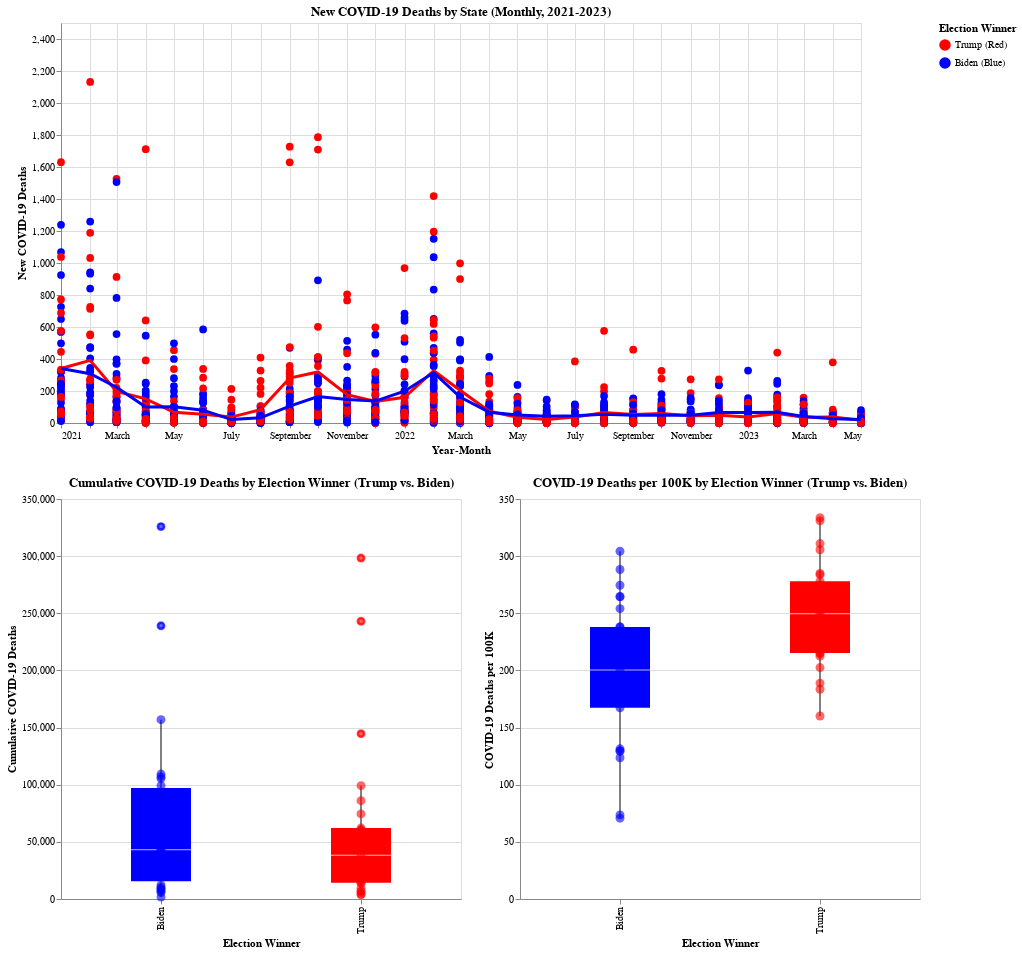

The code cell stored with this chart in its notebook:
### Code cell
combined_chart = layered_chart & (final_chart1 | final_chart2)
combined_chart

### Figure 1 — Vega-Lite specification as saved in the notebook (floating-point values rounded to 4 significant figures; data arrays with more than 128 entries replaced by an {"elided": "..."} marker saying what was removed)
{"config": {"view": {"continuousWidth": 300, "continuousHeight": 300}}, "vconcat": [{"layer": [{"data": {"name": "data-27bf585c81587229d0973cb6c6f2144d"}, "mark": {"type": "circle", "size": 60}, "encoding": {"color": {"field": "trump_win", "legend": {"labelExpr": "datum.label == '1' ? 'Trump (Red)' : 'Biden (Blue)'", "title": "Election Winner"}, "scale": {"domain": [1, 0], "range": ["red", "blue"]}, "title": "Election Winner", "type": "nominal"}, "opacity": {"condition": {"param": "param_1", "value": 1}, "value": 0.2}, "tooltip": [{"field": "state", "type": "nominal"}, {"field": "year_month", "type": "temporal"}, {"field": "new_deaths", "type": "quantitative"}, {"field": "trump_pct", "type": "quantitative"}, {"field": "biden_pct", "type": "quantitative"}], "x": {"field": "year_month", "title": "Year-Month", "type": "temporal"}, "y": {"field": "new_deaths", "scale": {"domain": [0, 2500]}, "title": "New COVID-19 Deaths", "type": "quantitative"}}, "name": "view_1"}, {"data": {"name": "data-80c0977de2032f09f8a0474bcc8678dd"}, "mark": {"type": "line", "color": "red", "size": 3}, "encoding": {"opacity": {"condition": {"param": "param_1", "value": 1}, "value": 0.2}, "x": {"field": "year_month", "title": "Year-Month", "type": "temporal"}, "y": {"aggregate": "mean", "field": "new_deaths", "scale": {"domain": [0, 2500]}, "title": "New COVID-19 Deaths", "type": "quantitative"}}}, {"data": {"name": "data-afa1c7911deb9002f5f3a107f029b60f"}, "mark": {"type": "line", "color": "blue", "size": 3}, "encoding": {"opacity": {"condition": {"param": "param_1", "value": 1}, "value": 0.2}, "x": {"field": "year_month", "title": "Year-Month", "type": "temporal"}, "y": {"aggregate": "mean", "field": "new_deaths", "scale": {"domain": [0, 2500]}, "title": "New COVID-19 Deaths", "type": "quantitative"}}}], "height": 400, "title": "New COVID-19 Deaths by State (Monthly, 2021-2023)", "width": 800}, {"hconcat": [{"layer": [{"mark": {"type": "boxplot", "size": 60}, "encoding": {"color": {"field": "trump_win", "legend": {"labelExpr": "datum.label == '1' ? 'Trump (Red)' : 'Biden (Blue)'", "title": "Election Winner"}, "scale": {"domain": [1, 0], "range": ["red", "blue"]}, "title": "Election Winner", "type": "nominal"}, "x": {"axis": {"labelExpr": "datum.value == 1 ? 'Trump' : 'Biden'", "labels": true}, "field": "trump_win", "title": "Election Winner", "type": "nominal"}, "y": {"field": "cumulative_deaths", "title": "Cumulative COVID-19 Deaths", "type": "quantitative"}}}, {"mark": {"type": "circle", "opacity": 0.6, "size": 80}, "encoding": {"color": {"field": "trump_win", "scale": {"domain": [1, 0], "range": ["red", "blue"]}, "type": "nominal"}, "tooltip": [{"field": "state", "type": "nominal"}, {"field": "cumulative_deaths", "type": "quantitative"}], "x": {"field": "trump_win", "type": "nominal"}, "y": {"field": "cumulative_deaths", "type": "quantitative"}}}], "data": {"name": "data-41b51d6ccad8bd7249515710797090b2"}, "height": 400, "title": "Cumulative COVID-19 Deaths by Election Winner (Trump vs. Biden)", "width": 400}, {"layer": [{"mark": {"type": "boxplot", "size": 60}, "encoding": {"color": {"field": "trump_win", "legend": {"labelExpr": "datum.label == '1' ? 'Trump (Red)' : 'Biden (Blue)'", "title": "Election Winner"}, "scale": {"domain": [1, 0], "range": ["red", "blue"]}, "title": "Election Winner", "type": "nominal"}, "x": {"axis": {"labelExpr": "datum.value == 1 ? 'Trump' : 'Biden'", "labels": true}, "field": "trump_win", "title": "Election Winner", "type": "nominal"}, "y": {"field": "deaths_per_100K", "title": "COVID-19 Deaths per 100K", "type": "quantitative"}}}, {"mark": {"type": "circle", "opacity": 0.6, "size": 80}, "encoding": {"color": {"field": "trump_win", "scale": {"domain": [1, 0], "range": ["red", "blue"]}, "type": "nominal"}, "tooltip": [{"field": "state", "type": "nominal"}, {"field": "deaths_per_100K", "type": "quantitative"}], "x": {"field": "trump_win", "type": "nominal"}, "y": {"field": "deaths_per_100K", "type": "quantitative"}}}], "data": {"name": "data-64bbb795c5393313d317be6904de7af6"}, "height": 400, "title": "COVID-19 Deaths per 100K by Election Winner (Trump vs. Biden)", "width": 400}]}], "params": [{"name": "param_1", "select": {"type": "point", "fields": ["trump_win"]}, "bind": "legend", "views": ["view_1"]}], "$schema": "https://vega.github.io/schema/vega-lite/v5.20.1.json", "datasets": {"data-27bf585c81587229d0973cb6c6f2144d": {"elided": "1450 records"}, "data-80c0977de2032f09f8a0474bcc8678dd": {"elided": "725 records"}, "data-afa1c7911deb9002f5f3a107f029b60f": {"elided": "725 records"}, "data-41b51d6ccad8bd7249515710797090b2": [{"state": "AK", "cumulative_deaths": 3726, "trump_win": 1, "biden_win": 0}, {"state": "AL", "cumulative_deaths": 60318, "trump_win": 1, "biden_win": 0}, {"state": "AR", "cumulative_deaths": 31530, "trump_win": 1, "biden_win": 0}, {"state": "AZ", "cumulative_deaths": 90639, "trump_win": 0, "biden_win": 1}, {"state": "CA", "cumulative_deaths": 325848, "trump_win": 0, "biden_win": 1}, {"state": "CO", "cumulative_deaths": 42786, "trump_win": 0, "biden_win": 1}, {"state": "CT", "cumulative_deaths": 37692, "trump_win": 0, "biden_win": 1}, {"state": "DC", "cumulative_deaths": 6693, "trump_win": 0, "biden_win": 1}, {"state": "DE", "cumulative_deaths": 10338, "trump_win": 0, "biden_win": 1}, {"state": "FL", "cumulative_deaths": 243018, "trump_win": 1, "biden_win": 0}, {"state": "GA", "cumulative_deaths": 99231, "trump_win": 0, "biden_win": 1}, {"state": "HI", "cumulative_deaths": 5673, "trump_win": 0, "biden_win": 1}, {"state": "IA", "cumulative_deaths": 22497, "trump_win": 1, "biden_win": 0}, {"state": "ID", "cumulative_deaths": 14298, "trump_win": 1, "biden_win": 0}, {"state": "IL", "cumulative_deaths": 109311, "trump_win": 0, "biden_win": 1}, {"state": "IN", "cumulative_deaths": 74484, "trump_win": 1, "biden_win": 0}, {"state": "KS", "cumulative_deaths": 24180, "trump_win": 1, "biden_win": 0}, {"state": "KY", "cumulative_deaths": 51228, "trump_win": 1, "biden_win": 0}, {"state": "LA", "cumulative_deaths": 48459, "trump_win": 1, "biden_win": 0}, {"state": "MA", "cumulative_deaths": 63792, "trump_win": 0, "biden_win": 1}, {"state": "MD", "cumulative_deaths": 53775, "trump_win": 0, "biden_win": 1}, {"state": "ME", "cumulative_deaths": 8211, "trump_win": 0, "biden_win": 1}, {"state": "MI", "cumulative_deaths": 105369, "trump_win": 0, "biden_win": 1}, {"state": "MN", "cumulative_deaths": 38262, "trump_win": 0, "biden_win": 1}, {"state": "MO", "cumulative_deaths": 62085, "trump_win": 1, "biden_win": 0}, {"state": "MS", "cumulative_deaths": 38313, "trump_win": 1, "biden_win": 0}, {"state": "MT", "cumulative_deaths": 9315, "trump_win": 1, "biden_win": 0}, {"state": "NC", "cumulative_deaths": 99159, "trump_win": 1, "biden_win": 0}, {"state": "ND", "cumulative_deaths": 6732, "trump_win": 1, "biden_win": 0}, {"state": "NE", "cumulative_deaths": 13671, "trump_win": 1, "biden_win": 0}, {"state": "NH", "cumulative_deaths": 8988, "trump_win": 0, "biden_win": 1}, {"state": "NJ", "cumulative_deaths": 107073, "trump_win": 0, "biden_win": 1}, {"state": "NM", "cumulative_deaths": 25005, "trump_win": 0, "biden_win": 1}, {"state": "NV", "cumulative_deaths": 35832, "trump_win": 0, "biden_win": 1}, {"state": "NY", "cumulative_deaths": 239049, "trump_win": 0, "biden_win": 1}, {"state": "OH", "cumulative_deaths": 144678, "trump_win": 1, "biden_win": 0}, {"state": "OK", "cumulative_deaths": 49473, "trump_win": 1, "biden_win": 0}, {"state": "OR", "cumulative_deaths": 25431, "trump_win": 0, "biden_win": 1}, {"state": "PA", "cumulative_deaths": 156900, "trump_win": 0, "biden_win": 1}, {"state": "RI", "cumulative_deaths": 12249, "trump_win": 0, "biden_win": 1}, {"state": "SC", "cumulative_deaths": 60297, "trump_win": 1, "biden_win": 0}, {"state": "SD", "cumulative_deaths": 6324, "trump_win": 1, "biden_win": 0}, {"state": "TN", "cumulative_deaths": 86043, "trump_win": 1, "biden_win": 0}, {"state": "TX", "cumulative_deaths": 298323, "trump_win": 1, "biden_win": 0}, {"state": "UT", "cumulative_deaths": 16056, "trump_win": 1, "biden_win": 0}, {"state": "VA", "cumulative_deaths": 60942, "trump_win": 0, "biden_win": 1}, {"state": "VT", "cumulative_deaths": 1647, "trump_win": 0, "biden_win": 1}, {"state": "WA", "cumulative_deaths": 43377, "trump_win": 0, "biden_win": 1}, {"state": "WI", "cumulative_deaths": 46710, "trump_win": 0, "biden_win": 1}, {"state": "WV", "cumulative_deaths": 20862, "trump_win": 1, "biden_win": 0}, {"state": "WY", "cumulative_deaths": 4305, "trump_win": 1, "biden_win": 0}], "data-64bbb795c5393313d317be6904de7af6": [{"state": "AK", "deaths_per_100K": 183.5, "trump_win": 1, "biden_win": 0}, {"state": "AL", "deaths_per_100K": 311.0, "trump_win": 1, "biden_win": 0}, {"state": "AR", "deaths_per_100K": 272.3, "trump_win": 1, "biden_win": 0}, {"state": "AZ", "deaths_per_100K": 274.5, "trump_win": 0, "biden_win": 1}, {"state": "CA", "deaths_per_100K": 206.4, "trump_win": 0, "biden_win": 1}, {"state": "CO", "deaths_per_100K": 188.6, "trump_win": 0, "biden_win": 1}, {"state": "CT", "deaths_per_100K": 209.8, "trump_win": 0, "biden_win": 1}, {"state": "DE", "deaths_per_100K": 200.3, "trump_win": 0, "biden_win": 1}, {"state": "FL", "deaths_per_100K": 202.5, "trump_win": 1, "biden_win": 0}, {"state": "GA", "deaths_per_100K": 264.7, "trump_win": 0, "biden_win": 1}, {"state": "HI", "deaths_per_100K": 73.6, "trump_win": 0, "biden_win": 1}, {"state": "IA", "deaths_per_100K": 214.6, "trump_win": 1, "biden_win": 0}, {"state": "ID", "deaths_per_100K": 212.5, "trump_win": 1, "biden_win": 0}, {"state": "IL", "deaths_per_100K": 218.1, "trump_win": 0, "biden_win": 1}, {"state": "IN", "deaths_per_100K": 264.9, "trump_win": 1, "biden_win": 0}, {"state": "KS", "deaths_per_100K": 249.7, "trump_win": 1, "biden_win": 0}, {"state": "KY", "deaths_per_100K": 283.8, "trump_win": 1, "biden_win": 0}, {"state": "LA", "deaths_per_100K": 278.0, "trump_win": 1, "biden_win": 0}, {"state": "MA", "deaths_per_100K": 188.8, "trump_win": 0, "biden_win": 1}, {"state": "MD", "deaths_per_100K": 192.3, "trump_win": 0, "biden_win": 1}, {"state": "ME", "deaths_per_100K": 123.6, "trump_win": 0, "biden_win": 1}, {"state": "MI", "deaths_per_100K": 238.1, "trump_win": 0, "biden_win": 1}, {"state": "MN", "deaths_per_100K": 167.3, "trump_win": 0, "biden_win": 1}, {"state": "MO", "deaths_per_100K": 241.4, "trump_win": 1, "biden_win": 0}, {"state": "MS", "deaths_per_100K": 333.6, "trump_win": 1, "biden_win": 0}, {"state": "MT", "deaths_per_100K": 217.9, "trump_win": 1, "biden_win": 0}, {"state": "NC", "deaths_per_100K": 215.3, "trump_win": 1, "biden_win": 0}, {"state": "ND", "deaths_per_100K": 227.0, "trump_win": 1, "biden_win": 0}, {"state": "NE", "deaths_per_100K": 188.9, "trump_win": 1, "biden_win": 0}, {"state": "NH", "deaths_per_100K": 131.4, "trump_win": 0, "biden_win": 1}, {"state": "NJ", "deaths_per_100K": 254.1, "trump_win": 0, "biden_win": 1}, {"state": "NM", "deaths_per_100K": 304.3, "trump_win": 0, "biden_win": 1}, {"state": "NV", "deaths_per_100K": 288.3, "trump_win": 0, "biden_win": 1}, {"state": "NY", "deaths_per_100K": 264.4, "trump_win": 0, "biden_win": 1}, {"state": "OH", "deaths_per_100K": 270.2, "trump_win": 1, "biden_win": 0}, {"state": "OK", "deaths_per_100K": 331.0, "trump_win": 1, "biden_win": 0}, {"state": "OR", "deaths_per_100K": 129.3, "trump_win": 0, "biden_win": 1}, {"state": "PA", "deaths_per_100K": 238.1, "trump_win": 0, "biden_win": 1}, {"state": "RI", "deaths_per_100K": 205.7, "trump_win": 0, "biden_win": 1}, {"state": "SC", "deaths_per_100K": 267.9, "trump_win": 1, "biden_win": 0}, {"state": "SD", "deaths_per_100K": 237.6, "trump_win": 1, "biden_win": 0}, {"state": "TN", "deaths_per_100K": 284.8, "trump_win": 1, "biden_win": 0}, {"state": "TX", "deaths_per_100K": 305.6, "trump_win": 1, "biden_win": 0}, {"state": "UT", "deaths_per_100K": 160.1, "trump_win": 1, "biden_win": 0}, {"state": "VA", "deaths_per_100K": 189.2, "trump_win": 0, "biden_win": 1}, {"state": "VT", "deaths_per_100K": 70.7, "trump_win": 0, "biden_win": 1}, {"state": "WA", "deaths_per_100K": 129.8, "trump_win": 0, "biden_win": 1}, {"state": "WI", "deaths_per_100K": 178.0, "trump_win": 0, "biden_win": 1}, {"state": "WV", "deaths_per_100K": 274.5, "trump_win": 1, "biden_win": 0}, {"state": "WY", "deaths_per_100K": 246.5, "trump_win": 1, "biden_win": 0}]}}
